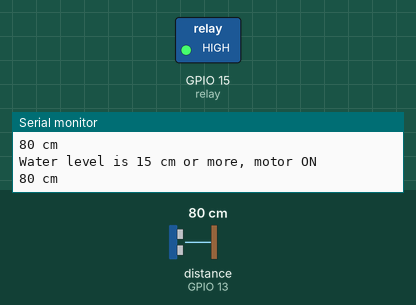
Recording of a sketch running on a simulated ESP32. Shown: switched loads named in the sketch (green lamp = pin HIGH), the last lines printed to the serial monitor. Wiring (inferred from the names in the program): ultrasonic range finder: trigger GPIO 12; echo GPIO 13. The inputs (shaded band) are chosen by the test bench; at power-on: distance to the obstacle (sensor on GPIO 13) 80 cm. The echo pulse lasts 58.3 µs per cm; pins used as bus, display or sensor lines are not drawn.

Above: at 1.3 s.
1.4 s: distance to the obstacle (sensor on GPIO 13) set to 17 cm
3.2 s: distance to the obstacle (sensor on GPIO 13) set to 13 cm
At 5.3 s:
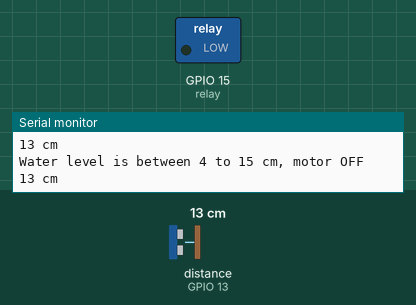
6.0 s: distance to the obstacle (sensor on GPIO 13) set to 18 cm
At 7.5 s:
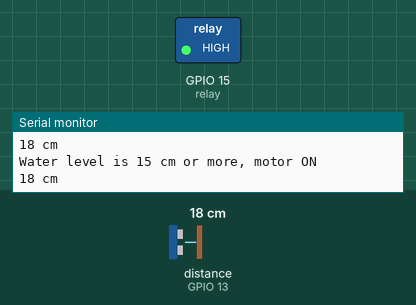
8.0 s: distance to the obstacle (sensor on GPIO 13) set to 9 cm
At 9.3 s:
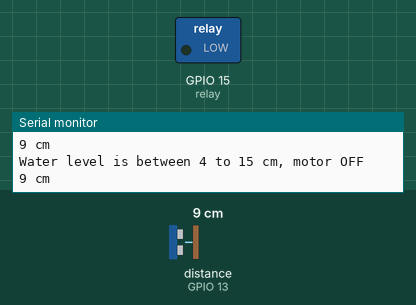
Timing chart, 0 to 11.0 s (numbered marks = the images above; inputs shaded):
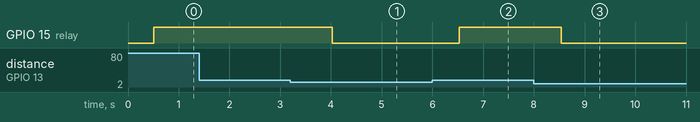

Measured:
- the behaviour switches between 15 and 14 cm on distance to the obstacle (sensor on GPIO 13) (found by bisection; images 0 and 1)
- after the input at 3.2 s, GPIO 15 (relay): HIGH → LOW after 0.82 s
- after the input at 6.0 s, GPIO 15 (relay): LOW → HIGH after 0.53 s
- after the input at 8.0 s, GPIO 15 (relay): HIGH → LOW after 0.54 s

The sketch:

Smart_Water_Tank.ino
```cpp
int relay = 15;         // Relay pin connected to GPIO 15 on ESP32
int pingPin = 12;       // Trigger pin of Ultrasonic Sensor (to send the signal)
int echoPin = 13;       // Echo pin of Ultrasonic Sensor (to receive the signal)
int cm;                 // Variable to store distance in centimeters

void setup() {
  pinMode(relay, OUTPUT);  // Set relay pin as OUTPUT to control the motor
  Serial.begin(9600);      // Start the Serial Monitor for debugging
}

void loop() {
  long duration;    // To store the time it takes for the signal to bounce back

  // Send an ultrasonic signal (trigger)
  pinMode(pingPin, OUTPUT);     // Set trigger pin to OUTPUT (send signal)
  digitalWrite(pingPin, LOW);   // Ensure the trigger pin is low
  delayMicroseconds(2);         // Small delay before sending the signal
  digitalWrite(pingPin, HIGH);  // Send a 10-microsecond pulse (start signal)
  delayMicroseconds(10);        // Wait for 10 microseconds
  digitalWrite(pingPin, LOW);   // Stop the pulse

  // Receive the reflected signal (echo)
  pinMode(echoPin, INPUT);      // Set echo pin as INPUT to receive the signal
  duration = pulseIn(echoPin, HIGH); // Measure the time it took for the signal to return

  // Convert duration to distance (in centimeters)
  cm = duration / 29 / 2;       // 29 microseconds per centimeter (divided by 2 for round-trip)

  // Print the distance value to the Serial Monitor
  Serial.print(cm);
  Serial.println(" cm");

  delay(500);   // Wait for 500ms before the next measurement

  // Control the relay based on the distance (water level)

  if (cm <= 5) {
    // If the distance is less than or equal to 5 cm, turn the motor OFF
    Serial.print("Water level is less than or equal to 5 cm, ");
    Serial.println("motor OFF");
    digitalWrite(relay, LOW); // Turn the motor OFF
  }

  else if (cm >= 4 && cm < 15) {
    // If the water level is between 4 cm and 15 cm, motor should stay OFF
    Serial.print("Water level is between 4 to 15 cm, ");
    Serial.println("motor OFF");
    digitalWrite(relay, LOW); // Keep the motor OFF
  }

  else if (cm >= 15) {
    // If the water level is 15 cm or more, turn the motor ON to fill the tank
    Serial.print("Water level is 15 cm or more, ");
    Serial.println("motor ON");
    digitalWrite(relay, HIGH); // Turn the motor ON
  }
}
```
